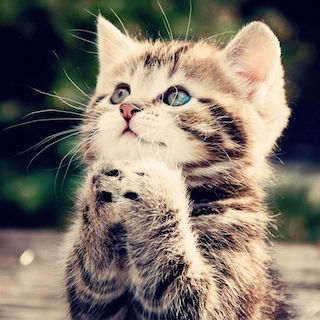
#> input picture cat.jpg, 320 x 320 px
$ jupyter execute 'Elastic Distortion.ipynb'
#> lines starting #> are read from the running program, lines starting #| are printed output that depends on the picture; after the words box and inside, x2 and y2 are one past the last pixel; in counts of white or black regions, pixels touching at a corner belong together
#> further down, image is the input picture: shape (320, 320, 3); mean B, G, R 103.5, 114.4, 124.2
#Elastic Distortion for Data Augmentation#

This notebook presents a data augmentation method that uses elastic distortion.

Credit to this [GitHub gist](https://gist.github.com/fmder/e28813c1e8721830ff9c) for the basic function.

###Import required libraries

[cell 1]
import numpy as np
import pandas as pd
import cv2
from scipy.ndimage.interpolation import map_coordinates
from scipy.ndimage.filters import gaussian_filter
import matplotlib.pyplot as plt

###Code up Elastic Distortion###
Here's the implemetation of elastic distortion algorithm. It's a plug-and-play function that can be used to do data augmentation easily in DL frameworks like PyTorch.

Please note that this function is computational intensive which may lag down your speed of training a model. If you are using PyTorch, consider increasing the value of num_worker maintain your training speed, if applicable.

[cell 2]
def elastic_transform(image, alpha_range, sigma, random_state=None):
    """Elastic deformation of images as described in [Simard2003]_.
    .. [Simard2003] Simard, Steinkraus and Platt, "Best Practices for
       Convolutional Neural Networks applied to Visual Document Analysis", in
       Proc. of the International Conference on Document Analysis and
       Recognition, 2003.

   # Arguments
       image: Numpy array with shape (height, width, channels).
       alpha_range: Float for fixed value or [lower, upper] for random value from uniform distribution.
           Controls intensity of deformation.
       sigma: Float, sigma of gaussian filter that smooths the displacement fields.
       random_state: `numpy.random.RandomState` object for generating displacement fields.
    """

    if random_state is None:
        random_state = np.random.RandomState(None)

    if np.isscalar(alpha_range):
        alpha = alpha_range
    else:
        alpha = np.random.uniform(low=alpha_range[0], high=alpha_range[1])

    shape = image.shape
    dx = gaussian_filter((random_state.rand(*shape) * 2 - 1), sigma) * alpha
    dy = gaussian_filter((random_state.rand(*shape) * 2 - 1), sigma) * alpha

    x, y, z = np.meshgrid(np.arange(shape[0]), np.arange(shape[1]), np.arange(shape[2]), indexing='ij')
    indices = np.reshape(x+dx, (-1, 1)), np.reshape(y+dy, (-1, 1)), np.reshape(z, (-1, 1))

    return map_coordinates(image, indices, order=1, mode='reflect').reshape(shape)

A small function to draw a grid on an image. Used to show the effect of elastic distortion.

[cell 3]
# Define function to draw a grid
def draw_grid(im, grid_size):
    # Draw grid lines
#> called with grid_size = 20
    for i in range(0, im.shape[1], grid_size):
        cv2.line(im, (i, 0), (i, im.shape[0]), color=(255,255,255))
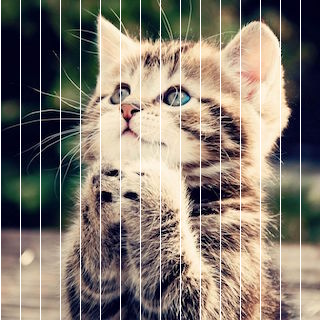
#> im: shape (320, 320, 3); mean B, G, R 111.1, 121.4, 130.7
    for j in range(0, im.shape[0], grid_size):
        cv2.line(im, (0, j), (im.shape[1], j), color=(255,255,255))
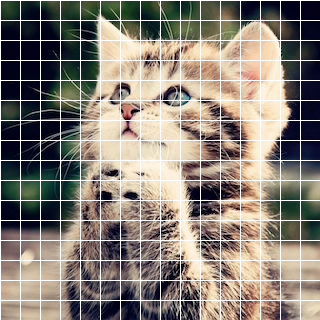
#> im: shape (320, 320, 3); 4.75% of pixels changed, all inside (x1, y1, x2, y2) = (1, 0, 320, 301)

###A Quick Example###
Let's apply this elastic distortion to an image and see how it works.

Here's the original figure:

[cell 4]
image = cv2.imread("cat.jpg", cv2.IMREAD_UNCHANGED)
draw_grid(image, 20)
image = image[...,::-1] #opencv reads image as BGR, matplotlib prefers RGB, make them all happy.
plt.imshow(image)
plt.show()

After transformation, the figure looks like this:

[cell 5]
# Apply transformation on image
image_t = elastic_transform(image, image.shape[1] * 3, image.shape[1] * 0.08)
#> in elastic_transform, `indices = np.reshape(x+dx, (-1, 1)), np.reshape(y+dy, (-1, 1)), np.res..`:
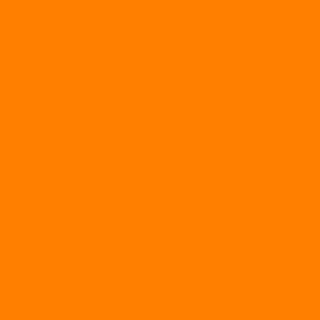
#> z: shape (320, 320, 3) int64; mean of channels 0, 1, 2 0, 1, 2; drawn with min black and max white
#> in elastic_transform, `return map_coordinates(image, indices, order=1, mode='reflect').reshap..`:
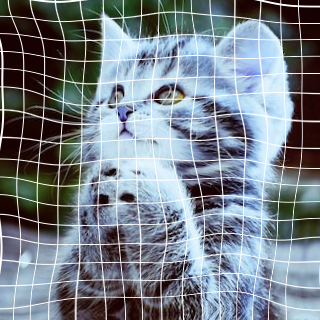
#> returned value: shape (320, 320, 3); mean of channels 0, 1, 2 136.5, 127.2, 117.8; drawn as B, G, R
